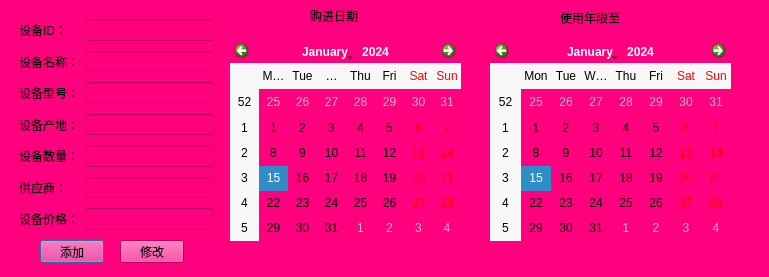
<?xml version="1.0" encoding="UTF-8"?>
<ui version="4.0">
 <class>InUpDialog</class>
 <widget class="QDialog" name="InUpDialog">
  <property name="geometry">
   <rect>
    <x>0</x>
    <y>0</y>
    <width>769</width>
    <height>277</height>
   </rect>
  </property>
  <property name="windowTitle">
   <string>设备购进和信息修改</string>
  </property>
  <property name="styleSheet">
   <string notr="true">background-color: rgb(255, 0, 127);</string>
  </property>
  <widget class="QPushButton" name="Badd">
   <property name="geometry">
    <rect>
     <x>40</x>
     <y>240</y>
     <width>64</width>
     <height>23</height>
    </rect>
   </property>
   <property name="styleSheet">
    <string notr="true"/>
   </property>
   <property name="text">
    <string>添加</string>
   </property>
  </widget>
  <widget class="QWidget" name="layoutWidget">
   <property name="geometry">
    <rect>
     <x>19</x>
     <y>19</y>
     <width>195</width>
     <height>211</height>
    </rect>
   </property>
   <property name="styleSheet">
    <string notr="true"/>
   </property>
   <layout class="QFormLayout" name="formLayout">
    <property name="verticalSpacing">
     <number>10</number>
    </property>
    <item row="0" column="0">
     <widget class="QLabel" name="label_2">
      <property name="styleSheet">
       <string notr="true"/>
      </property>
      <property name="text">
       <string>设备ID：</string>
      </property>
     </widget>
    </item>
    <item row="0" column="1">
     <widget class="QLineEdit" name="sbId">
      <property name="styleSheet">
       <string notr="true"/>
      </property>
     </widget>
    </item>
    <item row="1" column="0">
     <widget class="QLabel" name="label">
      <property name="styleSheet">
       <string notr="true"/>
      </property>
      <property name="text">
       <string>设备名称：</string>
      </property>
     </widget>
    </item>
    <item row="1" column="1">
     <widget class="QLineEdit" name="sbName">
      <property name="styleSheet">
       <string notr="true"/>
      </property>
     </widget>
    </item>
    <item row="2" column="0">
     <widget class="QLabel" name="label_3">
      <property name="styleSheet">
       <string notr="true"/>
      </property>
      <property name="text">
       <string>设备型号：</string>
      </property>
     </widget>
    </item>
    <item row="2" column="1">
     <widget class="QLineEdit" name="sbType">
      <property name="styleSheet">
       <string notr="true"/>
      </property>
     </widget>
    </item>
    <item row="3" column="0">
     <widget class="QLabel" name="label_4">
      <property name="styleSheet">
       <string notr="true"/>
      </property>
      <property name="text">
       <string>设备产地：</string>
      </property>
     </widget>
    </item>
    <item row="3" column="1">
     <widget class="QLineEdit" name="sbChandi">
      <property name="styleSheet">
       <string notr="true"/>
      </property>
     </widget>
    </item>
    <item row="4" column="0">
     <widget class="QLabel" name="label_5">
      <property name="styleSheet">
       <string notr="true"/>
      </property>
      <property name="text">
       <string>设备数量：</string>
      </property>
     </widget>
    </item>
    <item row="4" column="1">
     <widget class="QLineEdit" name="sbCount">
      <property name="styleSheet">
       <string notr="true"/>
      </property>
     </widget>
    </item>
    <item row="5" column="0">
     <widget class="QLabel" name="label_6">
      <property name="styleSheet">
       <string notr="true"/>
      </property>
      <property name="text">
       <string>供应商：</string>
      </property>
     </widget>
    </item>
    <item row="5" column="1">
     <widget class="QLineEdit" name="sbProvider">
      <property name="styleSheet">
       <string notr="true"/>
      </property>
     </widget>
    </item>
    <item row="6" column="0">
     <widget class="QLabel" name="label_7">
      <property name="minimumSize">
       <size>
        <width>20</width>
        <height>0</height>
       </size>
      </property>
      <property name="styleSheet">
       <string notr="true"/>
      </property>
      <property name="text">
       <string>设备价格：</string>
      </property>
     </widget>
    </item>
    <item row="6" column="1">
     <widget class="QLineEdit" name="sbPrice">
      <property name="styleSheet">
       <string notr="true"/>
      </property>
     </widget>
    </item>
   </layout>
  </widget>
  <widget class="QPushButton" name="Bup">
   <property name="geometry">
    <rect>
     <x>120</x>
     <y>240</y>
     <width>64</width>
     <height>23</height>
    </rect>
   </property>
   <property name="styleSheet">
    <string notr="true"/>
   </property>
   <property name="text">
    <string>修改</string>
   </property>
  </widget>
  <widget class="QCalendarWidget" name="sbDate">
   <property name="geometry">
    <rect>
     <x>230</x>
     <y>40</y>
     <width>231</width>
     <height>201</height>
    </rect>
   </property>
  </widget>
  <widget class="QLabel" name="label_8">
   <property name="geometry">
    <rect>
     <x>310</x>
     <y>10</y>
     <width>54</width>
     <height>12</height>
    </rect>
   </property>
   <property name="text">
    <string>购进日期</string>
   </property>
  </widget>
  <widget class="QLabel" name="label_9">
   <property name="geometry">
    <rect>
     <x>560</x>
     <y>10</y>
     <width>71</width>
     <height>16</height>
    </rect>
   </property>
   <property name="text">
    <string>使用年限至</string>
   </property>
  </widget>
  <widget class="QCalendarWidget" name="sbTimeout">
   <property name="geometry">
    <rect>
     <x>490</x>
     <y>40</y>
     <width>241</width>
     <height>201</height>
    </rect>
   </property>
  </widget>
 </widget>
 <resources/>
 <connections/>
</ui>
